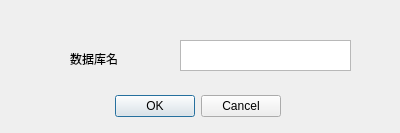
<?xml version="1.0" encoding="UTF-8"?>
<ui version="4.0">
 <class>NameDialog</class>
 <widget class="QDialog" name="NameDialog">
  <property name="geometry">
   <rect>
    <x>0</x>
    <y>0</y>
    <width>400</width>
    <height>133</height>
   </rect>
  </property>
  <property name="windowTitle">
   <string>请命名数据库</string>
  </property>
  <widget class="QDialogButtonBox" name="buttonBox">
   <property name="geometry">
    <rect>
     <x>100</x>
     <y>90</y>
     <width>181</width>
     <height>32</height>
    </rect>
   </property>
   <property name="orientation">
    <enum>Qt::Horizontal</enum>
   </property>
   <property name="standardButtons">
    <set>QDialogButtonBox::Cancel|QDialogButtonBox::Ok</set>
   </property>
  </widget>
  <widget class="QTextEdit" name="dbname">
   <property name="geometry">
    <rect>
     <x>180</x>
     <y>40</y>
     <width>171</width>
     <height>31</height>
    </rect>
   </property>
  </widget>
  <widget class="QLabel" name="label">
   <property name="geometry">
    <rect>
     <x>70</x>
     <y>50</y>
     <width>67</width>
     <height>17</height>
    </rect>
   </property>
   <property name="text">
    <string>数据库名</string>
   </property>
  </widget>
 </widget>
 <resources/>
 <connections>
  <connection>
   <sender>buttonBox</sender>
   <signal>accepted()</signal>
   <receiver>NameDialog</receiver>
   <slot>accept()</slot>
   <hints>
    <hint type="sourcelabel">
     <x>248</x>
     <y>254</y>
    </hint>
    <hint type="destinationlabel">
     <x>157</x>
     <y>274</y>
    </hint>
   </hints>
  </connection>
  <connection>
   <sender>buttonBox</sender>
   <signal>rejected()</signal>
   <receiver>NameDialog</receiver>
   <slot>reject()</slot>
   <hints>
    <hint type="sourcelabel">
     <x>316</x>
     <y>260</y>
    </hint>
    <hint type="destinationlabel">
     <x>286</x>
     <y>274</y>
    </hint>
   </hints>
  </connection>
 </connections>
</ui>
